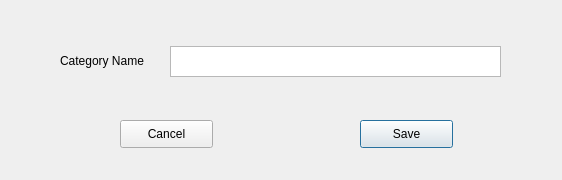
<?xml version="1.0" encoding="UTF-8"?>
<ui version="4.0">
 <class>editcategory</class>
 <widget class="QDialog" name="editcategory">
  <property name="geometry">
   <rect>
    <x>0</x>
    <y>0</y>
    <width>562</width>
    <height>180</height>
   </rect>
  </property>
  <property name="windowTitle">
   <string>Dialog</string>
  </property>
  <widget class="QPushButton" name="pushButton_2">
   <property name="geometry">
    <rect>
     <x>360</x>
     <y>120</y>
     <width>93</width>
     <height>28</height>
    </rect>
   </property>
   <property name="text">
    <string>Save</string>
   </property>
  </widget>
  <widget class="QLabel" name="label">
   <property name="geometry">
    <rect>
     <x>60</x>
     <y>40</y>
     <width>101</width>
     <height>41</height>
    </rect>
   </property>
   <property name="text">
    <string>Category Name</string>
   </property>
  </widget>
  <widget class="QPlainTextEdit" name="plainTextEdit">
   <property name="geometry">
    <rect>
     <x>170</x>
     <y>46</y>
     <width>331</width>
     <height>31</height>
    </rect>
   </property>
  </widget>
  <widget class="QPushButton" name="pushButton">
   <property name="geometry">
    <rect>
     <x>120</x>
     <y>120</y>
     <width>93</width>
     <height>28</height>
    </rect>
   </property>
   <property name="text">
    <string>Cancel</string>
   </property>
  </widget>
 </widget>
 <resources/>
 <connections/>
</ui>
